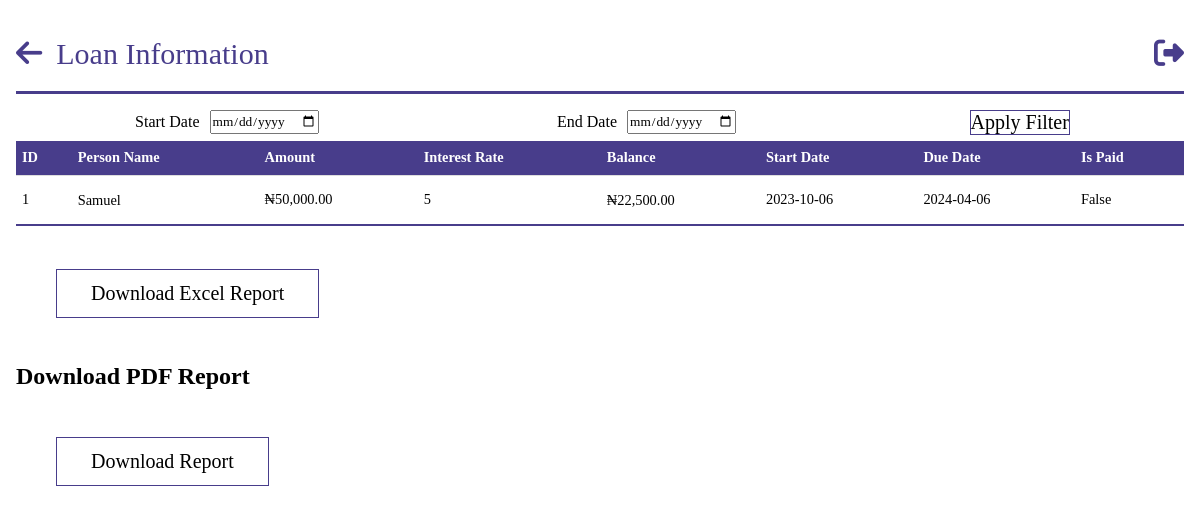
/loans (signed in), run on an earlier commit of the app's database.
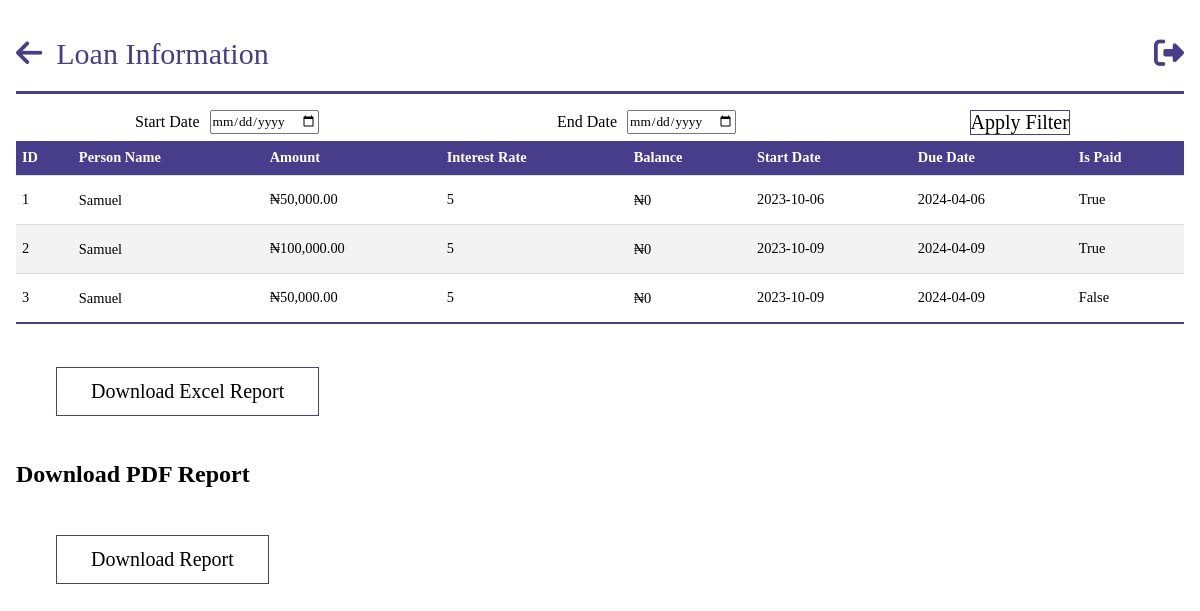
And on a later commit of the database.
### models.py (models this page shows, shortened)
class Loan(db.Model):
    __tablename__ = "loans"
    id = db.Column(db.Integer, primary_key=True)
    person_id = db.Column(
        db.Integer, db.ForeignKey("persons.id"), nullable=False, index=True
    )
    description = db.Column(db.String, nullable=True)
    bank_id = db.Column(
        db.Integer, db.ForeignKey("banks.id"), nullable=True, index=True
    )
    ref_no = db.Column(db.String)
    amount = db.Column(db.Integer)
    interest_rate = db.Column(db.Integer)
    start_date = db.Column(db.Date, nullable=False, default=datetime.utcnow)
    end_date = db.Column(db.Date, nullable=False)
    guarantor = db.relationship("Person", backref="guarantor",foreign_keys="[Loan.guarantor_id]", lazy=True)
    guarantor_id = db.Column(
        db.Integer, db.ForeignKey("persons.id"), nullable=True, index=True
    )
    is_paid = db.Column(db.Boolean, default=False)
    is_approved = db.Column(db.Boolean, default=False)
    admin_approved = db.Column(db.Boolean, default=False)
    approved_by = db.Column(db.Integer, db.ForeignKey("persons.id"), nullable=True)

class Person(db.Model, UserMixin):
    __tablename__ = "persons"
    id = db.Column(db.Integer, primary_key=True)
    name = db.Column(db.String(100), nullable=False)
    role_id = db.Column(db.Integer, db.ForeignKey("roles.id"))
    email = db.Column(db.String, nullable=True, unique=True)
    password = db.Column(db.String(255), nullable=False)
    company_id = db.Column(db.Integer, db.ForeignKey("companies.id"))
    employee_id = db.Column(db.String, nullable=False, unique=True)
    phone_no = db.Column(db.String, unique=True)
    balance_bfd = db.Column(db.Float, default=0.0)
    balance_withheld = db.Column(db.Float, default=0.0)
    available_balance = db.Column(db.Float, default=0.0)
    loan_balance = db.Column(db.Float, default=0.0)
    loan_balance_bfd = db.Column(db.Float, default=0.0)
    loans = db.relationship("Loan", backref="person",foreign_keys="[Loan.person_id]")
    bank_payments_made = db.relationship("BankPayment", backref="payer", lazy=True)
    payments_made = db.relationship("SavingPayment", backref="payer", lazy=True)
    loan_payments_made = db.relationship("LoanPayment", backref="payer", lazy=True)

### app.py (the view)
@app.route("/loans", methods=["GET", "POST"])
@login_required
@role_required(["Admin", "Secretary", "Sub-Admin"])
def get_loan():
    loans = query.get_loans()
    form = DateFilterForm(request.args)
    start_date = form.start_date.data
    end_date = form.end_date.data
    filtered_payments = filter_payments(start_date, end_date, loans)
    return render_template("query/loans.html", loans=filtered_payments, form=form)

### forms.py
class DateFilterForm(FlaskForm):
    start_date = DateField("Start Date", format="%Y-%m-%d", validators=[Optional()])
    end_date = DateField("End Date", format="%Y-%m-%d", validators=[Optional()])
    submit = SubmitField("Apply Filter")

### app.py (called while the page is built)
@login_manager.user_loader
def load_user(person_id):
    return Person.query.get(person_id)

def role_required(roles_required):
    def decorator(view_func):
        @wraps(view_func)
        def wrapper(*args, **kwargs):
            if not current_user.is_authenticated:
                flash("You must be logged in to access this page.", "error")
                return redirect(url_for("login"))
            user_role = current_user.role
            if user_role.name not in roles_required:
                flash("You don't have the required role to access this page.", "error")
                return redirect(
                    url_for("dashboard")
                )  # Change this to your desired redirect
            return view_func(*args, **kwargs)
        return wrapper
    return decorator

@app.before_request
def before_request():
    g.user = current_user

@app.template_filter("currency")
@login_required
def currency(value):
    modified_value = format_currency(value)  # Modify the value as needed
    return modified_value

def filter_payments(start_date, end_date, payments):
    filtered_payments = payments
    if start_date and end_date:
        filtered_payments = [
            payment for payment in payments if start_date <= payment.date <= end_date
        ]
    elif start_date:
        filtered_payments = [
            payment for payment in payments if payment.date >= start_date
        ]
    elif end_date:
        filtered_payments = [
            payment for payment in payments if payment.date <= end_date
        ]
    return filtered_payments

### filters.py (called while the page is built)
def format_currency(
    value, currency_symbol="₦", decimal_separator=".", thousands_separator=","
):
    if value:
        if value < 0:
            formatted_value = f"-{currency_symbol}{abs(value):,.2f}"
        else:
            formatted_value = f"{currency_symbol}{value:,.2f}"
        formatted_value = formatted_value.replace(".", decimal_separator).replace(
            ",", thousands_separator
        )
    else:
        formatted_value = f"{currency_symbol}0"
    return formatted_value

### queries.py (called while the page is built)
    def get_loans(self):
        loans = Loan.query.all()
        return loans

### templates/query/loans.html (shortened to what this page needs)
{%extends 'base.html' %}
{% block header%}
Loan Information
{% endblock  %}
{% block anchor%}
<a href="{{ url_for('queries') }}" id='arrow'><i class="fa-solid fa-arrow-left"></i></a>
{% endblock  %}
{%block content%}
<body id="person">
    <form method="get" class="filt-wrap">
        <div class="filt">
            {{ form.start_date.label(class="filt_item")}}
            {{ form.start_date(class="filt_item form-control") }}
        </div>
        <div class="filt">
            {{ form.end_date.label(class="filt_item") }}
            {{ form.end_date(class="filt_item form-control") }}
        </div>
        <div class="filt" >
            <button type="submit" class="">Apply Filter</button>
        </div>
    </form>
    <table class="tab-content">
    <div>
    <tbody>
        <tr>
            <th>ID</th>
            <th>Person Name</th>
            <th>Amount</th>
            <th>Interest Rate</th>
            <th>Balance</th>
            <th>Start Date</th>
            <th>Due Date</th>
            <th>Is Paid</th>
        </tr>
        {% for loan in loans %}
        <tr>
            <td>{{ loan.id }}</td>
            <td><a href="{{url_for('get_loan_details',person_id=loan.person.id)}}">{{ loan.person.name }}</a></td>
            <td>{{ loan.amount | currency }}</td>
            <td>{{ loan.interest_rate }}</td>
            <td><a href="{{url_for('loan_account',person_id=loan.person.id)}}">{{ loan.person.loan_balance | currency }}</a></td>
            <td>{{ loan.start_date }}</td>
            <td>{{ loan.end_date }}</td>
            <td>{{ loan.is_paid }}</td>
        </tr>
        {% endfor %}
    </tbody>
</table>
<button id="downloadExcelButton">Download Excel Report</button>
<h2>Download PDF Report</h2>
    <button id="downloadPdfButton" onclick="window.print()">Download Report</button>
</body>
{%endblock%}

### templates/base.html (shortened to what this page needs)
<!DOCTYPE html>
<html lang="en">
<head>
    <link rel="stylesheet" href="https://cdnjs.cloudflare.com/ajax/libs/font-awesome/6.4.0/css/all.min.css"/>
    <link rel="stylesheet" href="\static\css\style.css">
</head>
<body class='index'>
    <header class="dashboard">
        <section id="nav">
            {%block anchor%}<a href="{{url_for('dashboard')}}" id='arrow'><i class="fa-solid fa-arrow-left"></i></a>{%endblock%}
            <a id="head">{% block header%}{% endblock  %}</a>
            <a href="{{url_for('logout')}}" class="tail"><i class="fa-sharp fa-solid fa-right-from-bracket"></i></a>
        </section>
    </header>
    {%block content%}
    {%endblock%}
</body>
</html>

### static/css/style.css (style rules this page uses)
* { margin: 0; padding: 0; box-sizing: border-box; font-family:'Times New Roman', Times, serif; }
.index { background-color: #ffffff; margin: 0 auto; max-width: 80em; line-height: 1.5; padding: 1em 1em; }
.index a { color: #fff; line-height: 2.5; text-decoration: none; }
.index #nav { border-bottom: #483d8b solid; margin-bottom: 1em; }
.index #nav a { font-size: 10px; }
.index #nav .tail { float: right; }
.index #nav a { font-size: 30px; color: #483d8b; }
.index #nav .tail i { color: #483d8b; }
.index #nav #arrow i { color: #483d8b; margin-right: 10px; }
#person * { color: #000; max-width: 90em; margin: 0 auto; margin-bottom: 3px; }
#person .tab-content { width: 100%; border-collapse: collapse; font-size: 0.9em; min-width: 400px; }
#person .tab-content tr th { background-color: #483d8b; color: #fff; text-align: left; font-weight: bold; }
#person th, #person td { padding: 6px; text-align: left; border-bottom: 1px solid #ddd; }
#person .tab-content tbody tr:nth-of-type(odd) { background-color: #f3f3f3; }
#person .tab-content tbody tr:last-of-type { border-bottom: 2px solid #483d8b; }
#person button { margin: 2em 2em; display: inline-block; text-decoration: none; border: 1px solid #483d8b; padding: 12px 34px; font-size: 20px; background: transparent; position: relative; cursor: pointer; }
#person .tab-content tr a { text-decoration: none; }
#person .filt-wrap { display: flex; align-items: flex-start; }
#person .filt { display: flex; }
#person .filt-wrap .filt .filt_item { margin: 0 5px; }
#person .filt button { margin: 0; display: flex; text-decoration: none; border: 1px solid #483d8b; padding: 0; font-size: 20px; background: transparent; position: relative; }

What changed in the data, as far as the page shows it:
changed Loan id 1: person.loan_balance "₦22,500.00" → "₦0"; is_paid "False" → "True"
added Loan: id "2", person.name "Samuel", amount "₦100,000.00", interest_rate "5", person.loan_balance "₦0", start_date "2023-10-09", end_date "2024-04-09", is_paid "True"
added Loan: id "3", person.name "Samuel", amount "₦50,000.00", interest_rate "5", person.loan_balance "₦0", start_date "2023-10-09", end_date "2024-04-09", is_paid "False"
